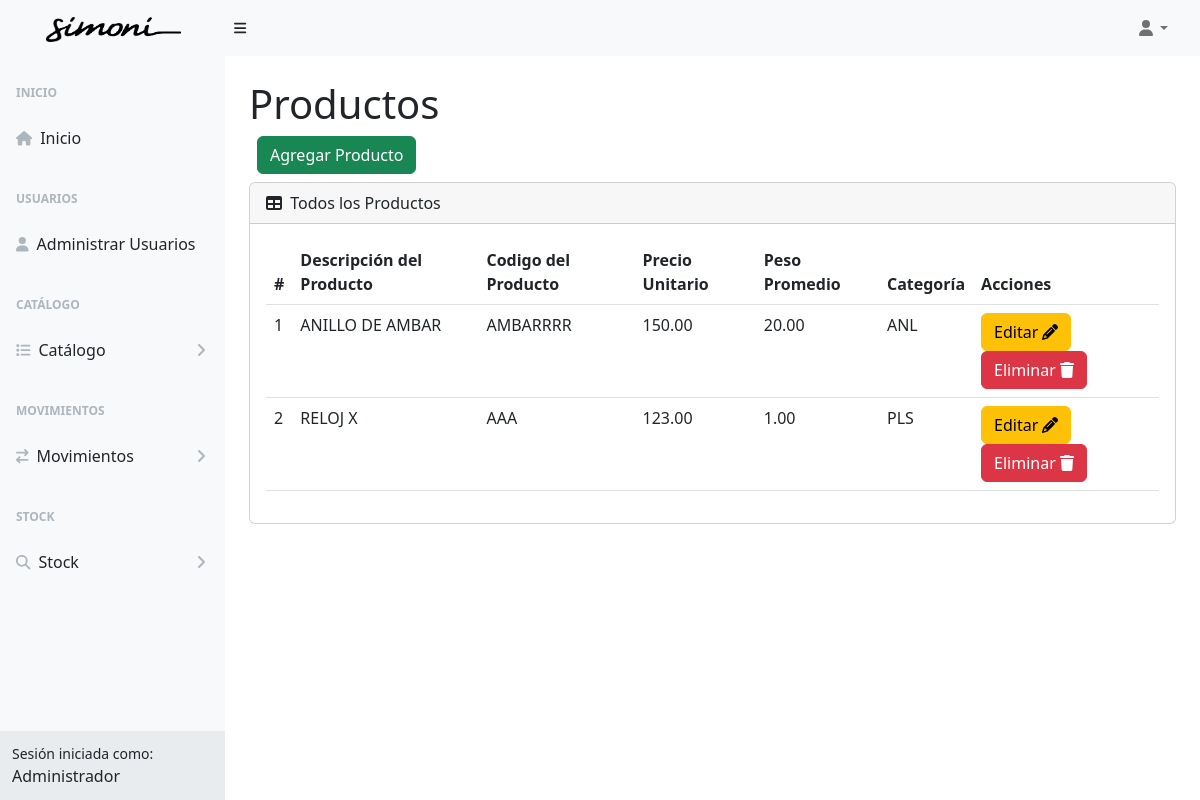
The app's page /producto (signed in), older data.
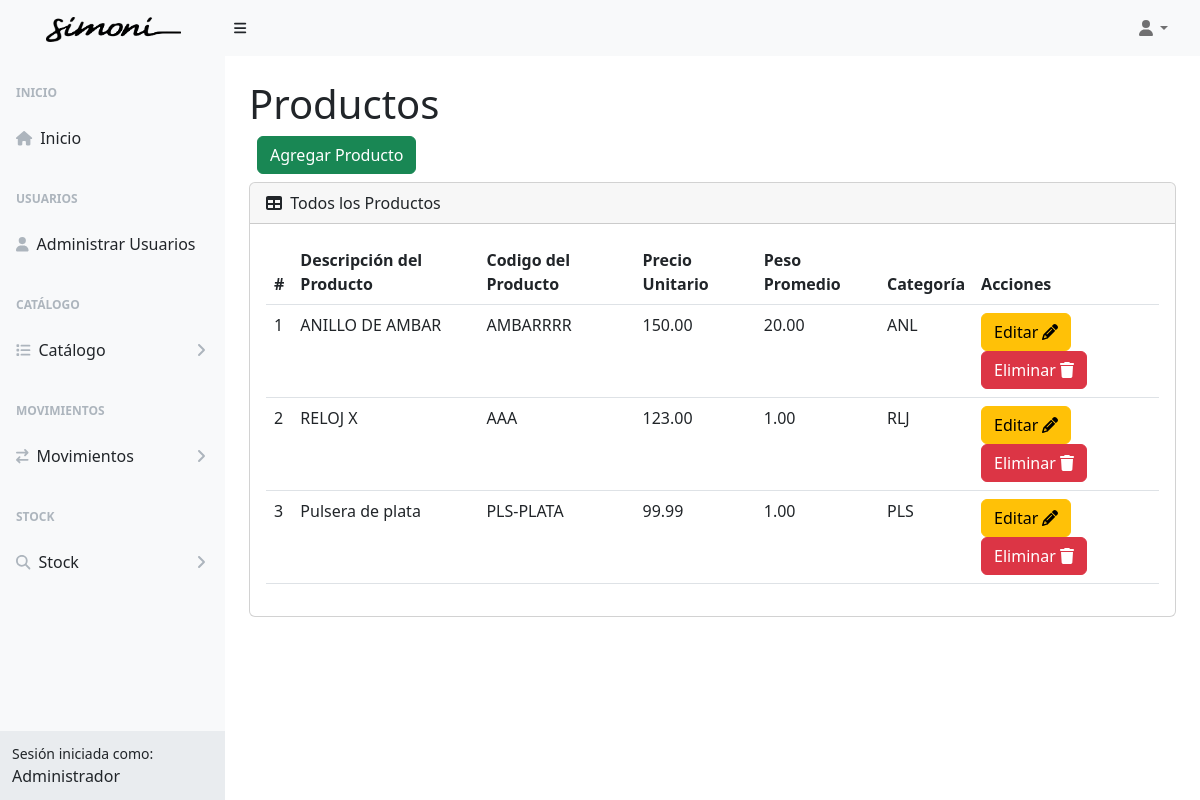
The same page, newer data.
### tables this page shows
CREATE TABLE `tba_producto`  (
  `IdProducto` int NOT NULL AUTO_INCREMENT,
  `IdCategoria` int NOT NULL,
  `CodProducto` varchar(15) NOT NULL,
  `DescripcionProducto` varchar(100) NOT NULL,
  `PrecioUnitarioProducto` decimal(10, 2) NOT NULL,
  `PesoProducto` decimal(10, 2) NOT NULL,
  `CreadoUsuario` int NOT NULL,
  `ActualizaUsuario` int NOT NULL,
  `FechaCreacion` datetime NOT NULL,
  `FechaActualizacion` datetime NOT NULL,
  PRIMARY KEY (`IdProducto`) USING BTREE,
  INDEX `tba_producto_fkCategoria`(`IdCategoria`) USING BTREE,
  INDEX `tba_producto_fkUsuario`(`CreadoUsuario`) USING BTREE,
  CONSTRAINT `tba_producto_fkCategoria` FOREIGN KEY (`IdCategoria`) REFERENCES `tba_categoria` (`IdCategoria`) ON DELETE RESTRICT ON UPDATE RESTRICT
);

CREATE TABLE `tba_categoria`  (
  `IdCategoria` int NOT NULL AUTO_INCREMENT,
  `CodCategoria` varchar(15) NOT NULL,
  `NombreCategoria` varchar(50) NOT NULL,
  `DescripcionCategoria` varchar(255) NOT NULL,
  `FechaCreacion` datetime NOT NULL,
  `FechaActualizacion` datetime NOT NULL,
  PRIMARY KEY (`IdCategoria`) USING BTREE
);

### controller/plantilla.controller.php (called while the page is built)
<?php
class ControllerPlantilla
{
  static public function ctrPlantilla()
  {
    include "view/plantilla.php";
  }
}

### index.php (called while the page is built, shortened)
<?php
require_once "controller/plantilla.controller.php";
require_once "controller/producto.controller.php";
require_once "controller/salidas.controller.php";
require_once "model/producto.model.php";
$plantilla = new ControllerPlantilla();
$plantilla -> ctrPlantilla();

### controller/producto.controller.php (called while the page is built, shortened)
<?php
class ControllerProductos
{
  public static function ctrMostrarProductos()
  {
    $tabla = "tba_producto";
    $listaProductos = ModelProductos::mdlMostrarProductos($tabla);
    return $listaProductos;
  }
}

### model/conexion.php (called while the page is built)
<?php
class Conexion
{
  static public function conn()
  {
    $link = new PDO("mysql:host=localhost;dbname=db_joyeriasimoni","root","");
		$link->exec("set names utf8");
		return $link;
  }
}

### model/producto.model.php (called while the page is built, shortened)
<?php
require_once "conexion.php";
class ModelProductos
{
  public static function mdlMostrarProductos($tabla)
  {
    $statement = Conexion::conn()->prepare("SELECT tba_producto.IdProducto, tba_producto.IdCategoria, tba_producto.CreadoUsuario, tba_producto.CodProducto, tba_producto.DescripcionProducto, tba_producto.PrecioUnitarioProducto, tba_producto.PesoProducto, tba_categoria.CodCategoria FROM $tabla INNER JOIN tba_categoria ON tba_producto.IdCategoria = tba_categoria.IdCategoria ORDER BY IdProducto ASC");
    $statement -> execute();
    return $statement -> fetchAll();
  }
}

### view/modules/producto.php (the view, shortened to what this page needs)
</div>
        </div>
        <div class="sb-sidenav-footer">
          <div class="small">Sesión iniciada como:</div>
          <?php echo $_SESSION["nombreUsuario"] ?>
        </div>
      </nav>
    </div>
    <div id="layoutSidenav_content">
      <main class="bg">
        <div class="container-fluid px-4">
          <h1 class="mt-4">Productos
          </h1>
            <div class="d-flex m-2">
              <button type="button" class="btn btn-success" data-bs-toggle="modal" data-bs-target="#modalAgregarProducto">
                Agregar Producto
              </button>
            </div>
          <div class="card mb-4">
            <div class="card-header">
              <i class="fas fa-table me-1"></i>
              Todos los Productos
            </div>
            <div class="card-body">
              <table id="datatablesSimple" class="data-table-Producto table">
                <thead>
                  <tr>
                    <th>#</th>
                    <th>Descripción del Producto</th>
                    <th>Codigo del Producto</th>
                    <th>Precio Unitario</th>
                    <th>Peso Promedio</th>
                    <th>Categoría</th>
                    <th>Acciones</th>
                  </tr>
                </thead>
                <tbody>
                  <?php
                  $productos = ControllerProductos::ctrMostrarProductos();
                  foreach ($productos as $key => $value)
                  {
                    echo
                    '<tr>
                      <td>'.($key + 1).'</td>
                      <td>'.$value["DescripcionProducto"].'</td>
                      <td>'.$value["CodProducto"].'</td>
                      <td>'.$value["PrecioUnitarioProducto"].'</td>
                      <td>'.$value["PesoProducto"].'</td>
                      <td>'.$value["CodCategoria"].'</td>
                      <td>
                        <button class="btn btn-warning btnEditarProducto" codProducto="'.$value["IdProducto"].'" data-bs-toggle="modal" data-bs-target="#modalEditarProducto">Editar <i class="fa-solid fa-pencil"></i></button>
                        <button class="btn btn-danger btnEliminarProducto" codProducto="'.$value["IdProducto"].'">Eliminar <i class="fa-solid fa-trash"></i></button>
                      </td>
                    </tr>';
                  }
                  ?>
                </tbody>
              </table>
            </div>
          </div>
        </div>
      </main>
    </div>
  </div>

Row changes from the older to the newer data that the page shows:
changed tba_producto "RELOJ X": IdCategoria.CodCategoria "PLS" → "RLJ"
added tba_producto: DescripcionProducto "Pulsera de plata", CodProducto "PLS-PLATA", PrecioUnitarioProducto "99.99", PesoProducto "1.00", IdCategoria.CodCategoria "PLS"
